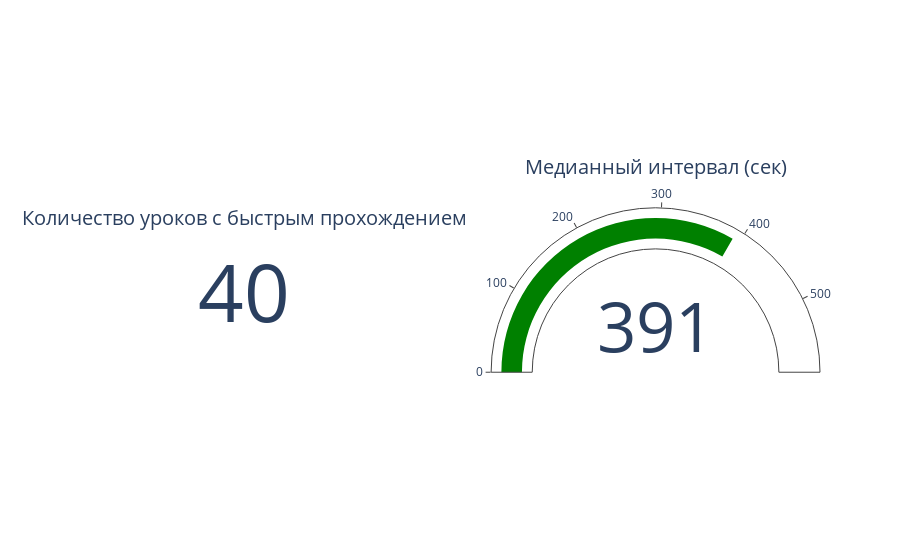

This figure's notebook cell:
### Code cell
import plotly.graph_objects as go

fig = go.Figure()

fig.add_trace(go.Indicator(
    mode = "number",
    value = 40,
    title = 'Количество уроков с быстрым прохождением',
    domain = {'row': 0, 'column': 0}))

fig.add_trace(go.Indicator(
    mode = "gauge+number",
    value = df2['delta_seconds'].median(),
    title = {'text': "Медианный интервал (сек)"},
    domain = {'row': 0, 'column': 1}))

fig.update_layout(
    grid = {'rows': 1, 'columns': 2, 'pattern': "independent"},
    template = {'data' : {'indicator': [{
        'title': {'text': "Speed"},
        'mode' : "number+delta+gauge",
        'delta' : {'reference': 90}}]
                         }})

fig.show()

### Figure 1 — Plotly figure (JSON) as saved in the notebook; plotly's stock layout.template omitted (floating-point values rounded to 4 significant figures)
{"data": [{"domain": {"column": 0, "row": 0}, "mode": "number", "title": {"text": "Количество уроков с быстрым прохождением"}, "type": "indicator", "value": 40}, {"domain": {"column": 1, "row": 0}, "mode": "gauge+number", "title": {"text": "Медианный интервал (сек)"}, "type": "indicator", "value": 391}], "layout": {"autosize": true, "grid": {"columns": 2, "pattern": "independent", "rows": 1}}}
